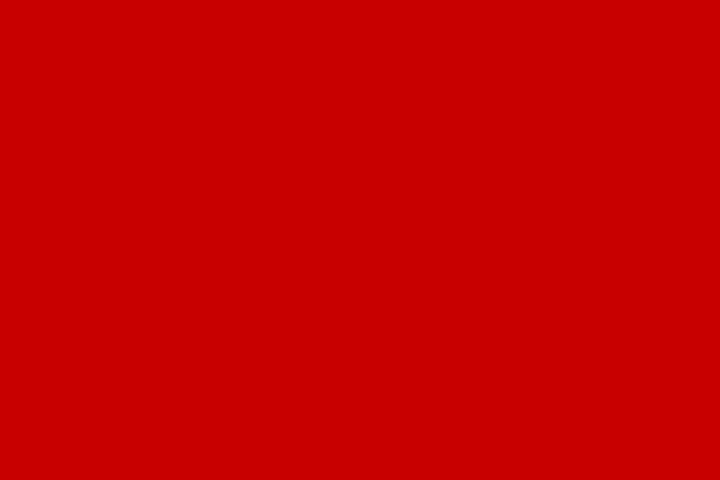
Frame 1 (no input)
Frame 60 (no input): identical to frame 1, image omitted
Frame 120 (the mouse pressed at the canvas centre since frame 60): identical to frame 1, image omitted

The p5.js sketch that drew this single still picture (run headless with seeded random() and noise() and a simulated clock; from frame 60 on, the mouse is pressed at the canvas centre):

// p5.js sketch
// ── sketch.js
var canvas;
var h1;

var bgcolor;

var x = 100;
var y = 600;

var button;

var el1;
var el2;
function setup() {
  canvas = createCanvas(720,480);
  bgcolor = color(200,0,0);
  h1 = createElement('h1',"Wait and see!");
  button = createButton("Press me more");
  button.mousePressed(changeColor);
}
function mousePressed(){
  h1.html("I love your yoyo!");
  //createP("Right!");
}
function draw() {
  background(200,0,0);
  fill(bgcolor);
  noStroke();
  triangle(240,200,400,450,550,200);
  rotate(-.1);
  el1 = ellipse(300,200,160,250);
  rotate(0);
  //rotate(.1);
  el2 = ellipse(450,200,160,245);
  
  
  rotate(0);
  // A design for a simple flower
  translate(100, 400);
  noStroke();
  for (var i = 0; i < 10; i ++) {
    ellipse(0, 30, 20, 80);
    rotate(PI/5);
  }
  
  //ellipse(x,y,w,[h])
  //rect(x,200,200,200);
  //h1.position(x,y);
  //x = x + random(-5,5);
}

function changeColor(){
  bgcolor = color(random(255),random(255),random(255));
}
